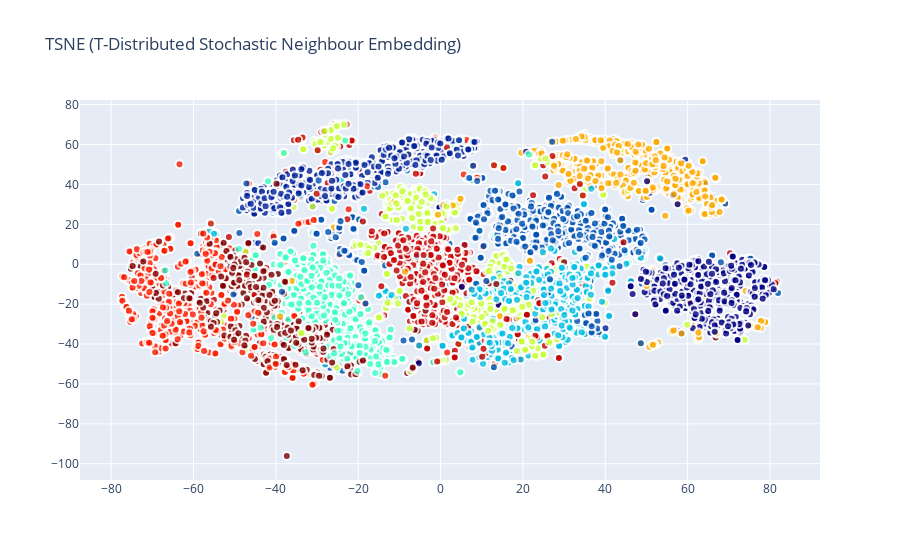

Notebook cell for this chart:
### Markdown cell above
Having invoked the t-SNE algorithm by simply calling *TSNE()* we fit the digit data to the model and reduce its dimensions with *fit_transform*. Finally let's plot the first two components in the new feature space in a scatter plot

### Code cell
traceTSNE = go.Scatter(
    x = tsne_results[:,0],
    y = tsne_results[:,1],
#     name = Target,
#     hoveron = Target
    mode = 'markers',
    text = Target,
    showlegend = True,
    marker = dict(
        size = 8,
        color = Target,
        colorscale ='Jet',
        showscale = False,
        line = dict(
            width = 2,
            color = 'rgb(255, 255, 255)'
        ),
    opacity = 0.8
    )
)
data = [traceTSNE]

layout = dict(title = 'TSNE (T-Distributed Stochastic Neighbour Embedding)',
              hovermode= 'closest',
              yaxis = dict(zeroline = False),
              xaxis = dict(zeroline = False),
              showlegend= False,

             )

fig = dict(data=data, layout=layout)
py.iplot(fig, filename='styled-scatter')

### Figure 1 — Plotly figure (JSON) as saved in the notebook; plotly's stock layout.template omitted (floating-point values rounded to 4 significant figures; data arrays with more than 128 entries replaced by an {"elided": "..."} marker saying what was removed)
{"data": [{"marker": {"color": {"elided": "6000 int values"}, "colorscale": [[0, "rgb(0,0,131)"], [0.2, "rgb(0,60,170)"], [0.4, "rgb(5,255,255)"], [0.6, "rgb(255,255,0)"], [0.8, "rgb(250,0,0)"], [1, "rgb(128,0,0)"]], "line": {"color": "rgb(255, 255, 255)", "width": 2}, "opacity": 0.8, "showscale": false, "size": 8}, "mode": "markers", "showlegend": true, "text": {"elided": "6000 int values"}, "type": "scatter", "x": {"elided": "6000 float values"}, "y": {"elided": "6000 float values"}}], "layout": {"hovermode": "closest", "showlegend": false, "title": {"text": "TSNE (T-Distributed Stochastic Neighbour Embedding)"}, "xaxis": {"zeroline": false}, "yaxis": {"zeroline": false}}}
